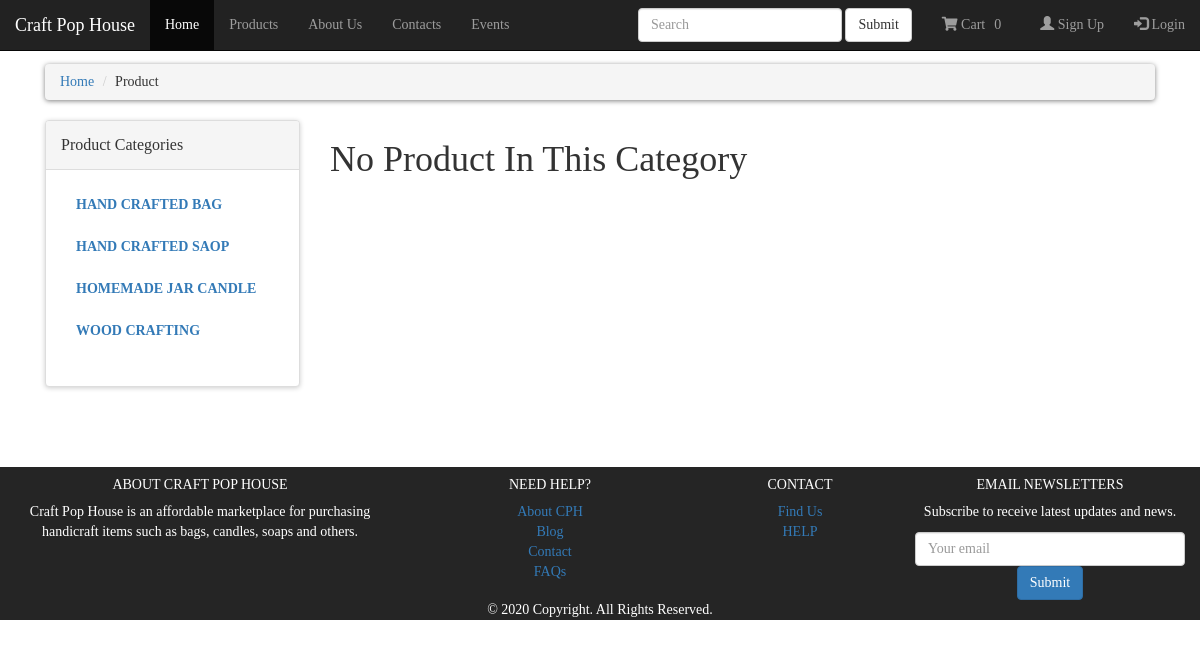
/products.php?category=2, run on an earlier commit of the app's database.
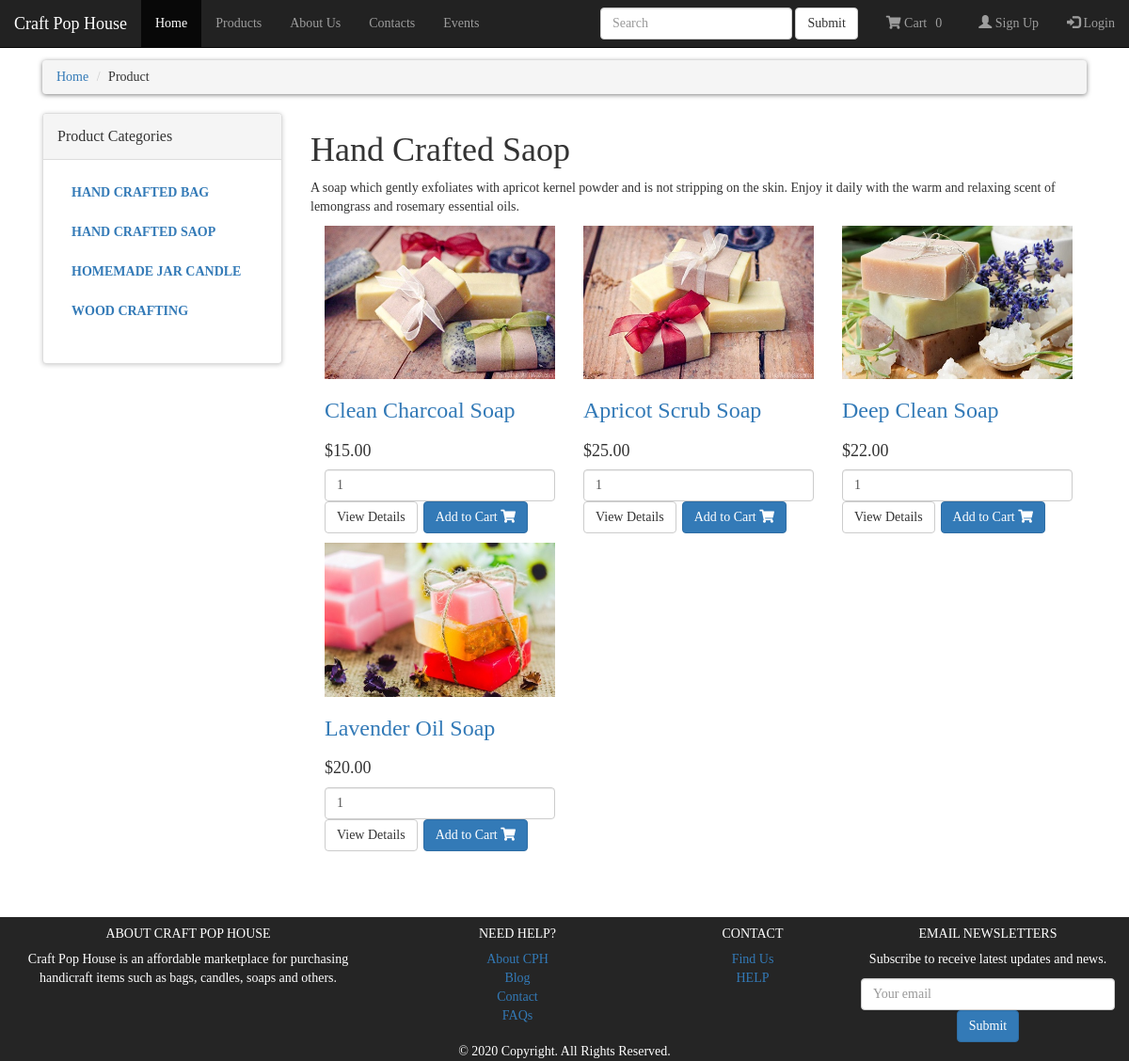
And on a later commit of the database.
### tables this page shows
CREATE TABLE `products_categories` (
  `product_category_id` int(10) NOT NULL,
  `product_category_title` text NOT NULL,
  `product_category_desc` text NOT NULL
);

CREATE TABLE `products` (
  `product_id` int(11) NOT NULL,
  `product_category_id` int(11) NOT NULL,
  `product_title` text NOT NULL,
  `product_img` text NOT NULL,
  `product_price` text NOT NULL,
  `product_quantity` int(100) NOT NULL,
  `product_description` text NOT NULL
);

### includes/component.php (the view, shortened to what this page needs)
<?php
	function component($product_title, $product_price, $product_image, $product_id)
	{
		$element = "
			<div class='col-md-4 col-sm-6 center-responsive'>
				<form action='products.php' method='post'>
					<div class='product'>
						<a href = '#?id=<?php echo $product_id ?>'>
							<img class='img-responsive' src='images/$product_image'>
						</a>
						<div class='text'>
							<h3>
								<a href='#?id=<?php echo $product_id ?>'>
									$product_title
								</a>
							<h3>
							<p class='price'>
								$$product_price
							</p>
							<p class='button'>
								<input name=\"quantity\" type=\"text\" value=\"1\" class=\"form-control w-25 d-inline\">
								<a class='btn btn-default' href='#'>
								View Details
								</a>
								<button type='submit' class='btn btn-primary' name='add'>Add to Cart <i class='fas fa-shopping-cart'></i></button>
								<input type='hidden' name='product_id' value='$product_id'>
								<input type='hidden' name='hidden_price' value='$product_price'>
								<input type='hidden' name='hidden_name' value='$product_title'>
							</p>
						</div>
					</div>
				</form>
		</div>
		";
		echo $element;
	}
?>

### products.php (shortened to what this page needs)
<?php
	include("function.php");
	require_once('includes/component.php');
?>
<!DOCTYPE html>
<html lang="en">
<head>
	<link rel="stylesheet" type="text/css" href="styles/category.css">
	<link href="styles/cart.css" rel="stylesheet" type="text/css">
	<link rel="stylesheet" href="https://maxcdn.bootstrapcdn.com/bootstrap/3.4.1/css/bootstrap.min.css">
    <link rel="stylesheet" href="https://cdnjs.cloudflare.com/ajax/libs/font-awesome/5.8.2/css/all.css" />
</head>
<body>
	<br>
	<?php
		include "includes/nav_header.php";
	?>
	<div id="content">
		<div class='container'>
			<div class="col-md-12">
				<ul class="breadcrumb">
					<li><a href="code.php">Home</a></li>
					<li>Product</li>
				</ul>
			</div>
			<div class="col-md-3">
				<?php
				include("includes/sidebar.php");
				?>
			</div>
			<div class="col-md-9">
					<?php getCategoryCO();?>
			</div>
		</div>
	</div>
	<?php
		include "includes/footer.php";
	?>
</body>
</html>

### includes/nav_header.php
<?php
	echo '<nav class="navbar navbar-fixed-top navbar-inverse">
			<div class="container-fluid">
				<div class="navbar-header">
				<a class="navbar-brand" href="index.php">Craft Pop House</a>
				</div>
				<ul class="nav navbar-nav">
					<li class="active"><a href="index.php">Home</a></li>
					<li><a href="products.php">Products</a></li>
					<li><a href="aboutus.php">About Us</a></li>
					<li><a href="contacts.php">Contacts</a></li>
					<li><a href="events.php">Events</a></li>
				</ul>';
				if(isset($_SESSION['user']))
				{
					echo '<ul class="nav navbar-nav navbar-right">
							  <li class="dropdown"><a class="dropdown-toggle" data-toggle="dropdown" href="#">'; echo $_SESSION["user"]["username"]; echo' <span class="caret"></span></a>
								<ul class="dropdown-menu">
								  <li><a href="#">Update Account</a></li>
								</ul>
							  </li>
							  <li><a href="logout.php"><span class="glyphicon glyphicon-log-in"></span> Sign Out</a></li>
						</ul>';
				}
				else
				{
					echo '<ul class="nav navbar-nav navbar-right">
							  <li><a href="registration.php"><span class="glyphicon glyphicon-user"></span> Sign Up</a></li>
							  <li><a href="login.php"><span class="glyphicon glyphicon-log-in"></span> Login</a></li>
						</ul>';
				}
				echo '<ul class="nav navbar-nav navbar-right">
						<li>
							<a href="cart.php" class="nav-item nav-link active">
							<i class="fas fa-shopping-cart"></i> Cart';
							if (isset($_SESSION['cart'])){
								$count = count($_SESSION['cart']);
								echo "<span id=\"cart_count\" class=\"text-white\">$count</span>";
							}
							else
							{
								echo "<span id=\"cart_count\" class=\"text-white\">0</span>";
							}
					echo '</a>
						</li>
					</ul>';
				echo '<form class="navbar-form navbar-right" action="/action_page.php">
						  <div class="form-group">
							<input type="text" class="form-control" placeholder="Search" name="search">
						  </div>
						  <button type="submit" class="btn btn-default">Submit</button>
					</form>';
			echo '</div>
		</nav>';
?>

### includes/sidebar.php
<div class="panel panel-default sidebar-menu">
	<div class="panel-heading">
		<h3 class="panel-title">Product Categories </h3>
	</div>
	<div class="panel-body">
		<ul class="nav nav-pills nav-stacked category-menu">
		<?php getCategory();?>
		</ul>
	</div>
</div>

### function.php (shortened to what this page needs)
<?php
	$connection=mysqli_connect('localhost','root','','cph');
	function getCategory()
	{
		global $connection;
		$get_category = "select * from products_categories";
		$run_category =mysqli_query($connection,$get_category);
		while($row_category=mysqli_fetch_array($run_category))
		{
			$category_id = $row_category['product_category_id'];
			$category_title = $row_category['product_category_title'];
			echo "
				<li>
					<a href='products.php?category=$category_id'>$category_title</a>
				</li>
			";
		}
	}
	function getCategoryCO()
	{
		global $connection;
		if(isset($_GET['category']))
		{
			$category_id=$_GET['category'];
			$get_category_id ="select * from products_categories where product_category_id='$category_id'";
			$run_category=mysqli_query($connection,$get_category_id);
			$row_category=mysqli_fetch_array($run_category);
			$category_title = $row_category['product_category_title'];
			$category_desc = $row_category['product_category_desc'];
			$get_products="select * from products where product_category_id='$category_id'";
			$run_products= mysqli_query($connection,$get_products);
			$count=mysqli_num_rows($run_products);
			if($count==0)
			{
				echo "
					<div class='box'>
						<h1> No Product In This Category</h1>
					</div>
					";
			}
			else
			{
				echo "
					<div class='box'>
						<h1>$category_title</h1>
						<p>$category_desc</p>
					</div>
					";
			}
			while($row_products=mysqli_fetch_array($run_products))
			{
				component($row_products['product_title'], 	$row_products['product_price'],
										$row_products['product_img'],
										$row_products['product_id']);
			}
		}
	}
?>

### includes/footer.php
<?php
	echo '
	<footer class="page-footer font-small blue pt-4">
	  <div class="container-fluid text-center text-md-left">
		<div class="row">
			<div class="col-md-4 mt-md-0 mt-3" id="about">
			<h5 class="text-uppercase">About Craft Pop House</h5>
			<p>Craft Pop House is an affordable marketplace for purchasing handicraft items such as bags, candles, soaps and others.</p>
			</div>
			<div class="col-md-3">
			<h5 class="text-uppercase">Need Help?</h5>
			<ul class="list-unstyled">
			  <li>
				<a href="#!">About CPH</a>
			  </li>
			  <li>
				<a href="#!">Blog</a>
			  </li>
			  <li>
				<a href="#!">Contact</a>
			  </li>
			  <li>
				<a href="#!">FAQs</a>
			  </li>
			</ul>
		  </div>
		  <div class="col-md-2">
			<h5 class="text-uppercase">CONTACT</h5>
			<ul class="list-unstyled">
			  <li>
				<a href="#!">Find Us</a>
			  </li>
			  <li>
				<a href="#!">HELP</a>
			  </li>
			</ul>
		  </div>
		  <div class="col-md-3">
			<h5 class="text-uppercase">Email NewsLetters</h5>
			<p class="subscribe">Subscribe to receive latest updates and news.</p>
			<input type="text" class="form-control" placeholder="Your email"
			aria-label="Your email" aria-describedby="basic-addon2">
			<button class="btn btn-primary" id="submit-footer" type="submit">Submit</button>
		  </div>
		</div>
		</div>
		<div class="footer-copyright text-center py-3">© 2020 Copyright. All Rights Reserved.
		</div>
	</footer>
	';
?>

### styles/category.css (style rules this page uses)
* { font-family: Quicksand; }
body { background: #fff; }
.breadcrumb { margin-top: 4%; }
input { margin-bottom: 10px; }
.price { font-size:1.5vw; }
footer { margin-top: 5%; background-color:#252525; color: white; }
.breadcrumb { padding:8px 15px; margin-bottom:20px; background:#ffffff; box-shadow:0px 1px 5px rgba(0,0,0, .5); border-radius:5px; }
.breadcrumb>li +li:before { content:">/00a0"; color:#cccccc; }
#content .panel.sidebar-menu { box-sizing:border-box; box-shadow:0px 1px 5px rgba(0,0,0, .2); }
#content .panel.sidebar-menu ul.nav.category-menu { margin-bottom:20px; }
#content .panel.sidebar-menu ul.nav.category-menu li a { text-transform:uppercase; font-weight:600; }
#content .panel.sidebar-menu h3 { padding:5px 0px; margin:0px; }

### styles/cart.css (style rules this page uses)
* { font-family: Quicksand; }
img { max-width: 100%; height: auto; background: lightblue; background: radial-gradient(white 30%, lightblue 70%); }
#cart_count { text-align: center; padding: 0 0.9rem 0.1rem 0.9rem; border-radius: 3rem; }
footer { margin-top: 5%; background-color:#252525; color: white; }

What changed in the data, as far as the page shows it:
shown differently, row unchanged: products_categories "HAND CRAFTED SAOP": product_category_title (not shown) → "Hand Crafted Saop"; product_category_desc (not shown) → "A soap which gently exfoliates with apricot kernel powder and is not stripping on the skin. Enjoy it daily with the warm and relaxing scent of lemongrass and rosemary essential oils."
added products: product_img (picture), product_title "Clean Charcoal Soap", product_price "15.00"
added products: product_img (picture), product_title "Apricot Scrub Soap", product_price "25.00"
added products: product_img (picture), product_title "Deep Clean Soap", product_price "22.00"
added products: product_img (picture), product_title "Lavender Oil Soap", product_price "20.00"
Also different on the page:
text no longer shown: "No Product In This Category"
